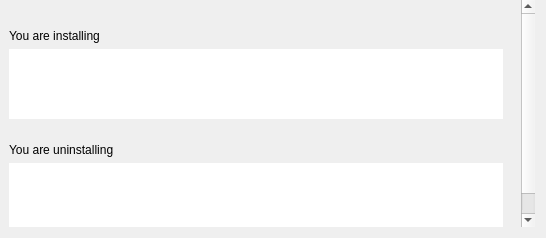
<?xml version="1.0" encoding="UTF-8"?>
<ui version="4.0">
 <class>ComponentSummaryForm</class>
 <widget class="QWidget" name="ComponentSummaryForm">
  <property name="geometry">
   <rect>
    <x>0</x>
    <y>0</y>
    <width>546</width>
    <height>238</height>
   </rect>
  </property>
  <property name="windowTitle">
   <string notr="true">Form</string>
  </property>
  <layout class="QVBoxLayout" name="mainVLayout">
   <property name="leftMargin">
    <number>0</number>
   </property>
   <property name="topMargin">
    <number>0</number>
   </property>
   <item>
    <widget class="QScrollArea" name="ComponentSummaryScrollArea">
     <property name="frameShape">
      <enum>QFrame::Shape::NoFrame</enum>
     </property>
     <property name="widgetResizable">
      <bool>true</bool>
     </property>
     <widget class="QWidget" name="scrollAreaWidgetContents">
      <property name="geometry">
       <rect>
        <x>0</x>
        <y>0</y>
        <width>538</width>
        <height>230</height>
       </rect>
      </property>
      <layout class="QVBoxLayout" name="ScrollAreaLayout">
       <property name="topMargin">
        <number>0</number>
       </property>
       <item>
        <widget class="QLabel" name="RemoveAllMsgLabel">
         <property name="text">
          <string/>
         </property>
         <property name="wordWrap">
          <bool>true</bool>
         </property>
        </widget>
       </item>
       <item>
        <widget class="QWidget" name="InstallComponentsWidget" native="true">
         <layout class="QVBoxLayout" name="verticalLayout_2">
          <property name="leftMargin">
           <number>0</number>
          </property>
          <item>
           <widget class="QLabel" name="InstallMsgLabel">
            <property name="text">
             <string>You are installing</string>
            </property>
            <property name="wordWrap">
             <bool>true</bool>
            </property>
           </widget>
          </item>
          <item>
           <widget class="QTreeView" name="InstallComponentsTreeview">
            <property name="sizePolicy">
             <sizepolicy hsizetype="Expanding" vsizetype="Minimum">
              <horstretch>0</horstretch>
              <verstretch>0</verstretch>
             </sizepolicy>
            </property>
            <property name="frameShape">
             <enum>QFrame::Shape::NoFrame</enum>
            </property>
            <property name="verticalScrollBarPolicy">
             <enum>Qt::ScrollBarPolicy::ScrollBarAlwaysOff</enum>
            </property>
            <property name="sizeAdjustPolicy">
             <enum>QAbstractScrollArea::SizeAdjustPolicy::AdjustToContents</enum>
            </property>
            <property name="autoScroll">
             <bool>false</bool>
            </property>
            <property name="selectionMode">
             <enum>QAbstractItemView::SelectionMode::NoSelection</enum>
            </property>
           </widget>
          </item>
         </layout>
        </widget>
       </item>
       <item>
        <widget class="QWidget" name="UninstallComponentsWidget" native="true">
         <layout class="QVBoxLayout" name="verticalLayout_3">
          <property name="leftMargin">
           <number>0</number>
          </property>
          <item>
           <widget class="QLabel" name="UninstallMsgLabel">
            <property name="text">
             <string>You are uninstalling</string>
            </property>
            <property name="wordWrap">
             <bool>true</bool>
            </property>
           </widget>
          </item>
          <item>
           <widget class="QTreeView" name="UninstallComponentsTreeview">
            <property name="sizePolicy">
             <sizepolicy hsizetype="Expanding" vsizetype="Maximum">
              <horstretch>0</horstretch>
              <verstretch>0</verstretch>
             </sizepolicy>
            </property>
            <property name="frameShape">
             <enum>QFrame::Shape::NoFrame</enum>
            </property>
            <property name="verticalScrollBarPolicy">
             <enum>Qt::ScrollBarPolicy::ScrollBarAlwaysOff</enum>
            </property>
            <property name="sizeAdjustPolicy">
             <enum>QAbstractScrollArea::SizeAdjustPolicy::AdjustToContents</enum>
            </property>
            <property name="autoScroll">
             <bool>false</bool>
            </property>
            <property name="selectionMode">
             <enum>QAbstractItemView::SelectionMode::NoSelection</enum>
            </property>
           </widget>
          </item>
         </layout>
        </widget>
       </item>
       <item>
        <spacer name="BottomSpacer">
         <property name="orientation">
          <enum>Qt::Orientation::Vertical</enum>
         </property>
         <property name="sizeHint" stdset="0">
          <size>
           <width>20</width>
           <height>0</height>
          </size>
         </property>
        </spacer>
       </item>
      </layout>
     </widget>
    </widget>
   </item>
  </layout>
 </widget>
 <resources/>
 <connections/>
</ui>
